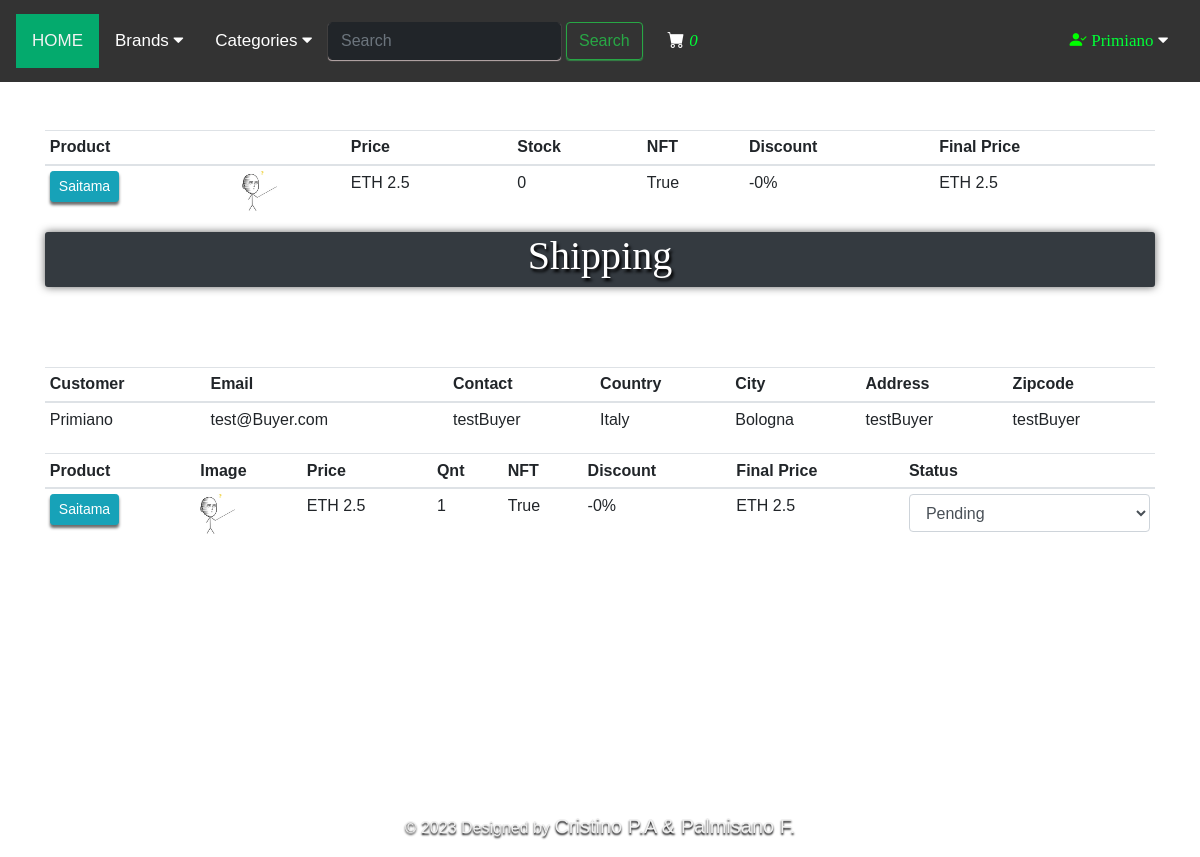
The page /customer/order_info/cfa8a533d626276ca2135281667f2c7f (signed in) on the database as committed earlier.
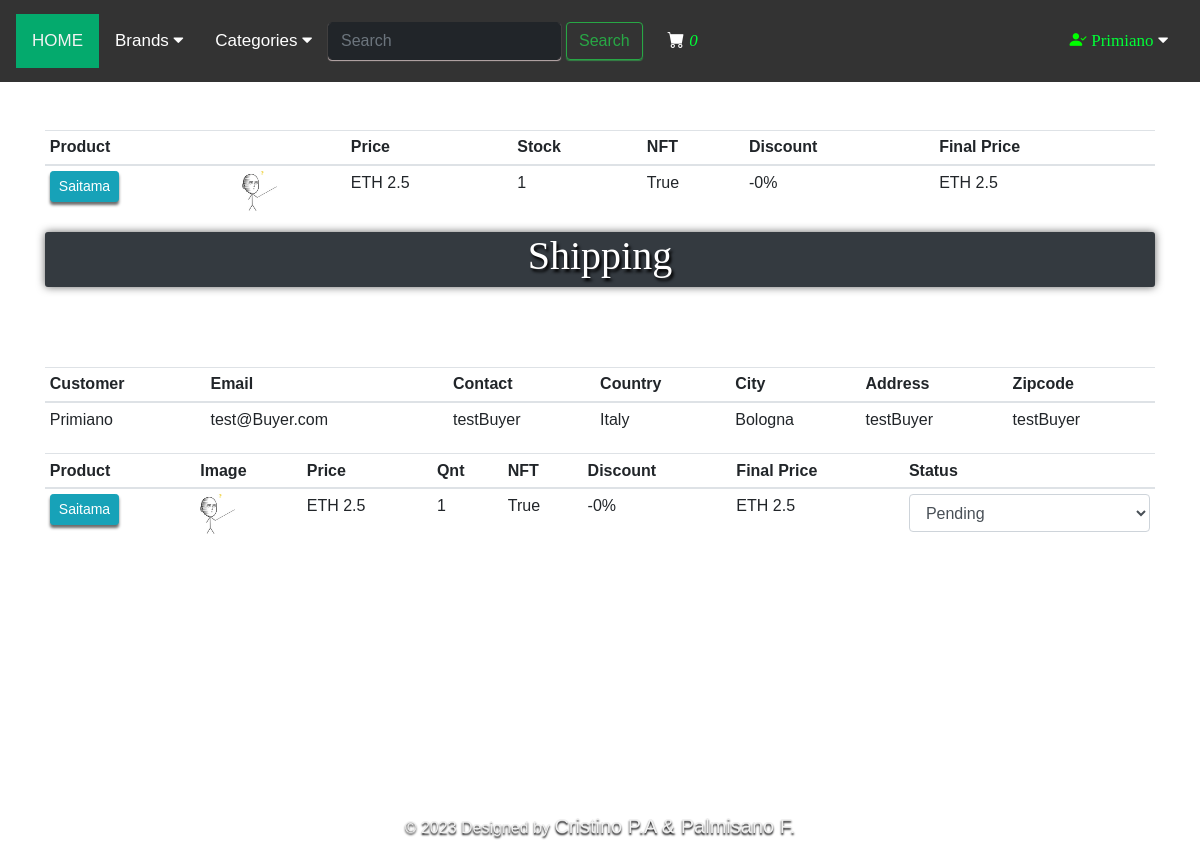
The same page on the database as committed later.
### src/products/models.py (models this page shows, shortened)
class AddProduct(db.Model):
    __searchable__= ['name','desc']
    product_id = db.Column(db.String(50), primary_key=True)
    name = db.Column(db.String(80), nullable=False)
    price = db.Column(db.Numeric(10,8), nullable=False) #0.00000001
    discount = db.Column(db.Integer, default=0)
    stock = db.Column(db.Integer, nullable=False)
    is_nft=db.Column(db.Boolean, nullable=False, default=False)
    nft_hash = db.Column(db.String(200))
    desc = db.Column(db.Text, nullable=False)
    pub_date = db.Column(db.DateTime, nullable=False, default=datetime.utcnow)
    owner_email = db.Column(db.Integer,db.ForeignKey('register.email'), nullable=False)
    mail = db.relationship('Register',foreign_keys='AddProduct.owner_email', backref=db.backref('AddProduct_owner_email', lazy=True))
    owner_address = db.Column(db.String(50), nullable=False, default=None)
    brand_id = db.Column(db.Integer, db.ForeignKey('brand.id'), nullable=False)
    brand = db.relationship('Brand',backref=db.backref('AddProduct_brand', lazy=True))
    category_id= db.Column(db.Integer, db.ForeignKey('category.id'), nullable=False)
    category = db.relationship('Category', backref=db.backref('AddProduct_category', lazy=True))
    image_1= db.Column(db.String(150),nullable=False)
    image_2= db.Column(db.String(150),nullable=True, default=None)
    image_3= db.Column(db.String(150),nullable=True, default=None)

### app.py (the view)
@app.route('/customer/order_info/<product_id>')
@login_required
def order_info(product_id):
    return CustomerManager.order_info(product_id)

### src/customers/models.py (called while the page is built)
@login_manager.user_loader
def user_loader(user_id):
    return Register.query.get(user_id)

    def process_result_value(self, value, dialect):
        if value is None:
            return '{}'
        else:
            return json.loads(value)

### templates/customer/order_info.html (shortened to what the changed rows need)
{% extends 'layout.html' %}
{% block content %}
{% include 'navbar.html' %}
<div class="container mt-4">
    <div class="row">
        <div class="col-md-12">
            <table class="table table-sm table-hover">
                <thead>
                    <th>Product</th>
                    <th></th>
                    <th>Price</th>
                    <th>Stock</th>
                    {% if reference_product.is_nft %}
                    <th>NFT</th>
                    {%endif %}
                    <th>Discount</th>
                    <th>Final Price</th>
                </thead>
                <tbody>
                    {% set discount = "%0.2f" | format((reference_product.discount/100) * reference_product.price|float)
                    %}
                    <tr>
                        <td><a href="{{url_for('get_product',id=reference_product.product_id)}}"
                                class="btn btn-sm btn-info" method="GET" type="submit"
                                style="box-shadow: 0px 3px 3px rgb(107, 107, 107);">{{reference_product.name}}</a>
                        </td>
                        <td><img src="{{url_for('static', filename='images/' + reference_product.image_1)}}" width="35"
                                height="40">
                        </td>
                        <td class="trailing">ETH {{"%.8f"|format(reference_product.price)}}</td>
                        <td>
                            {{ reference_product.stock }}
                        </td>
                        {% if reference_product.is_nft %}
                        <td>
                            {{ reference_product.is_nft }}
                        </td>
                        {%endif %}
                        {% if reference_product.discount >= 0 %}
                        <td>-{{reference_product.discount}}%</td>
                        {% else %}
                        <td></td>
                        {% endif %}
                        <td class="trailing">ETH {{"%0.8f"|format((reference_product.price|float) - discount|float)}}
                        </td>
                    </tr>
                </tbody>
            </table>
            <h2 class="text-center h1 text-white bg-dark bg-gradient"
                style="text-shadow: 2px 3px 3px black;
                  font-family:Verdana; height: 55px;  margin-top: 5px; border-radius: 3px; box-shadow: 0px 0px 8px rgb(102, 102, 102);">Shipping</h2>
            {% for i in range(orders|length) %}
            {% set order = orders[i]['order'] %}
            {% set customer = orders[i]['customer'] %}
            {% set product = orders[i]['product'] %}
            <br>
            <br>
            <br>
            <table class="table table-sm table-hover">
                <thead>
                    <th>Customer</th>
                    <th>Email</th>
                    <th>Contact</th>
                    <th>Country</th>
                    <th>City</th>
                    <th>Address</th>
                    <th>Zipcode</th>
                </thead>
                <tbody>
                    <tr>
                        <td>
                            {{ customer.name }}
                        </td>
                        <td>
                            {{ customer.email }}
                        </td>
                        <td>
                            {{ customer.contact }}
                        </td>
                        <td>
                            {{ customer.country }}
                        </td>
                        <td>
                            {{ customer.city }}
                        </td>
                        <td>
                            {{ customer.address }}
                        </td>
                        <td>
                            {{ customer.zipcode }}
                        </td>
                    </tr>
                </tbody>
            </table>
            <table class="table table-sm table-hover">
                <thead>
                    <th>Product</th>
                    <th>Image</th>
                    <th>Price</th>
                    <th>Qnt</th>
                    <th>NFT</th>
                    <th>Discount</th>
                    <th>Final Price</th>
                    <th>Status</th>
                </thead>
                <tbody>
                    {% set discount = "%0.2f" | format((product.discount/100) * product.price|float) %}
                    <tr>
                        <td><a href="{{url_for('get_product',id=product.product_id)}}" class="btn btn-sm btn-info"
                                method="GET" type="submit"
                                style="box-shadow: 0px 3px 3px rgb(107, 107, 107);">{{product.name}}</a>
                        </td>
                        <td><img src="{{url_for('static', filename='images/' + product.image_1)}}" width="35"
                                height="40">
                        </td>
                        <td class="trailing">ETH {{"%.8f"|format(product.price)}}</td>
                        <td>
                            {{ product.quantity }}
                        </td>
                        {% if product.is_nft %}
                        <td>
                            {{ product.is_nft }}
                        </td>
                        {% endif %}
                        {% if product.discount >= 0 %}
                        <td>-{{product.discount}}%</td>
                        {% else %}
                        <td></td>
                        {% endif %}
                        <td class="trailing">ETH {{"%0.8f"|format((product.price|float) - discount|float)}}</td>
                        <td>
                            <form id="status_form_{{order.invoice}}"
                                action="{{url_for('update_product_status', id=order.invoice)}}" method="post">
                                <select name="status" id="status" class="form-control" required
                                    onchange="this.form.submit()">
                                    <option value="{{product.status}}" selected>{{product.status}}</option>
                                </select>
                            </form>
                        </td>
                    </tr>
                </tbody>
            </table>
            {% endfor %}
        </div>
    </div>
</div>
{% endblock content %}

Rows that differ between the two databases and show on the page:
changed AddProduct "Saitama": stock "0" → "1"
